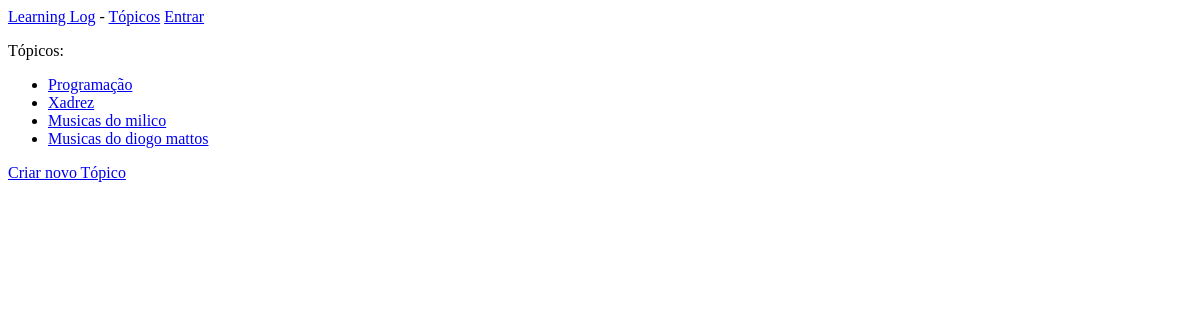
/topics/, run on an earlier commit of the app's database.
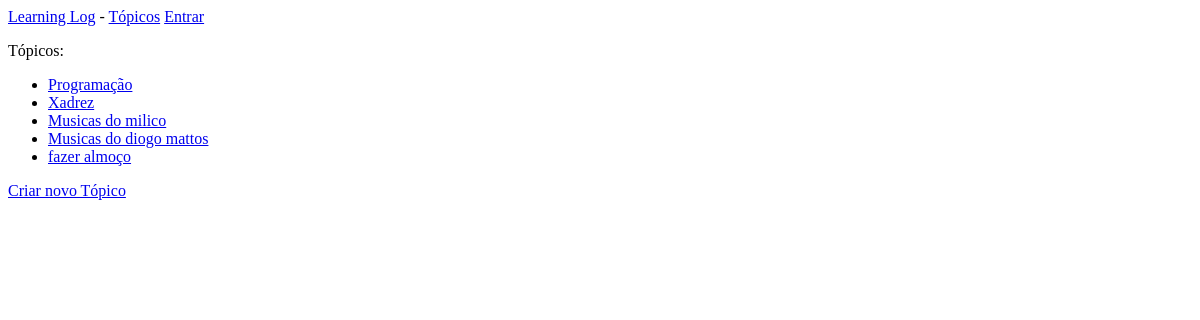
And on a later commit of the database.
### learning_logs/models.py (models this page shows)
class Topic(models.Model):
    text = models.CharField(max_length=200)
    date_added = models.DateTimeField(auto_now_add=True)
    def __str__(self):
        return self.text

### learning_logs/views.py (the view)
# urls.py: path('topics/', views.topics, name='topics'),
def topics(request):
    topics = Topic.objects.order_by('date_added')
    context = {'topics': topics}
    return render(request, 'learning_logs/topics.html', context)

### learning_logs/templates/learning_logs/topics.html
{%extends "learning_logs/base.html" %}
{% block content %}
    Tópicos:
    <ul class="topics_list">
        {% for topic in topics %}
            <li>
                <a href="{% url 'topic' topic.id%}">{{topic}}</a>
            </li>
        {% endfor %}
    </ul>
    <a href="{% url 'new_topic'%}">Criar novo Tópico</a>
{% endblock content %}

What changed in the data, as far as the page shows it:
added Topic: text "fazer almoço"
